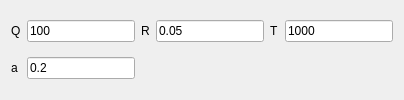
                   <widget class="QWidget" name="ConMpc_3">
                    <attribute name="title">
                     <string>MPC</string>
                    </attribute>
                    <layout class="QGridLayout" name="gridLayout_27">
                     <item row="0" column="1">
                      <widget class="QLineEdit" name="ql_MpcQ_Data_3">
                       <property name="text">
                        <string>100</string>
                       </property>
                      </widget>
                     </item>
                     <item row="0" column="3">
                      <widget class="QLineEdit" name="ql_MpcR_Data_3">
                       <property name="text">
                        <string>0.05</string>
                       </property>
                      </widget>
                     </item>
                     <item row="0" column="0">
                      <widget class="QLabel" name="ql_MpcQ_3">
                       <property name="text">
                        <string>Q</string>
                       </property>
                      </widget>
                     </item>
                     <item row="1" column="0">
                      <widget class="QLabel" name="ql_Mpca_3">
                       <property name="text">
                        <string>a</string>
                       </property>
                      </widget>
                     </item>
                     <item row="0" column="2">
                      <widget class="QLabel" name="ql_MpcR_3">
                       <property name="text">
                        <string>R</string>
                       </property>
                      </widget>
                     </item>
                     <item row="0" column="4">
                      <widget class="QLabel" name="ql_MpcT_3">
                       <property name="text">
                        <string>T</string>
                       </property>
                      </widget>
                     </item>
                     <item row="0" column="5">
                      <widget class="QLineEdit" name="ql_MpcT_Data_3">
                       <property name="text">
                        <string>1000</string>
                       </property>
                      </widget>
                     </item>
                     <item row="1" column="1">
                      <widget class="QLineEdit" name="ql_Mpca_Data_3">
                       <property name="text">
                        <string>0.2</string>
                       </property>
                      </widget>
                     </item>
                    </layout>
                   </widget>
